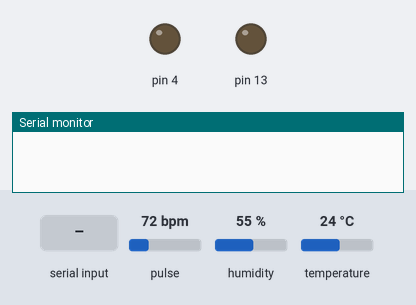
Simulated run of this sketch. Board: Arduino Uno, built with avr-gcc and run on an emulated ATmega328P. Parts: output pins drawn as LEDs (lit = HIGH), the last lines printed to the serial monitor. Dashed ring = blinking. Inputs (shaded band) come from the test bench; at power-on: pulse 72 bpm, humidity 55 %, temperature 24 °C.

Above: at 1.2 s.
1.3 s: pulse set to 97 bpm
2.8 s: pulse set to 101 bpm
At 3.6 s:
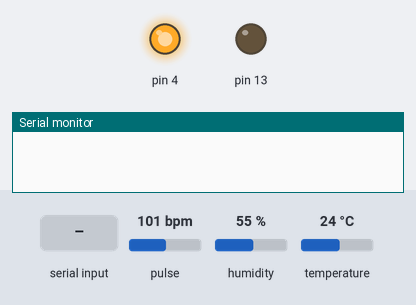
5.8 s: "s" received over Serial
8.8 s: pulse set to 42 bpm
10.4 s: pulse set to 100 bpm
At 11.2 s:
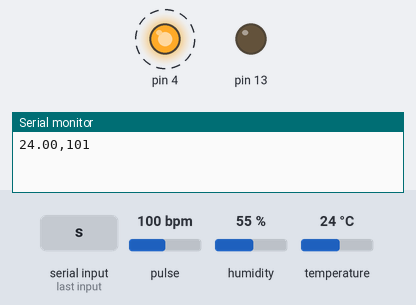
Timing chart, 0 to 14.4 s (numbered marks = the images above; inputs shaded):
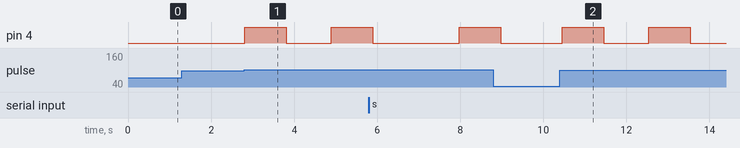

Measured:
- the behaviour switches between 99 and 100 bpm on pulse (found by bisection; images 0 and 1)
- after the input at 1.3 s, every drawn part: stays the same
- after the input at 2.8 s, pin 4: LOW → HIGH at once, → LOW 1.0 s later, → HIGH 1.1 s later
- after the input at 10.4 s, pin 4: alternates HIGH for 1.0 s and LOW for 1.1 s, starting after 0.06 s

The sketch:

POT_WORKING_2.ino
```cpp
// Temperature sensor
#include <Adafruit_AHTX0.h>

Adafruit_AHTX0 aht;


// Pulse sensor
#define USE_ARDUINO_INTERRUPTS true    // Set-up low-level interrupts for most acurate BPM math.
#include <PulseSensorPlayground.h>     // Includes the PulseSensorPlayground Library.

//  Variables
const int PulseWire = 0;       // PulseSensor PURPLE WIRE connected to ANALOG PIN 0
const int LED13 = 13;          // The on-board Arduino LED, close to PIN 13.
int Threshold = 550;           // Determine which Signal to "count as a beat" and which to ignore.
                               // Use the "Gettting Started Project" to fine-tune Threshold Value beyond default setting.
                               // Otherwise leave the default "550" value.

PulseSensorPlayground pulseSensor;


// General
double sum_temp = 0;
double sum_bpm = 0;
unsigned long initTime;


char userInput;


void setup() {
  // Vibration motor
  pinMode(4, OUTPUT);


  // General
  initTime = millis();

  // Temperature sensor
  Serial.begin(115200);
  //Serial.println("Adafruit AHT10/AHT20 demo!");

  if (! aht.begin()) {
    Serial.println("AHT20 NOT WORKING!");
    while (1) delay(10);
  }

  // Pulse sensor
  // Serial.begin(9600);          // For Serial Monitor

  // Configure the PulseSensor object, by assigning our variables to it.
  pulseSensor.analogInput(PulseWire);
  pulseSensor.blinkOnPulse(LED13);       //auto-magically blink Arduino's LED with heartbeat.
  pulseSensor.setThreshold(Threshold);

  // Double-check the "pulseSensor" object was created and "began" seeing a signal.
   if (pulseSensor.begin()) {
    //Serial.println("We created a pulseSensor Object !");  //This prints one time at Arduino power-up,  or on Arduino reset.
  }
}


void loop() {
  // Temperature sensor
  sensors_event_t humidity, temp;
  aht.getEvent(&humidity, &temp);// populate temp and humidity objects with fresh data


  //Serial.print("Temperature: "); Serial.print(temp.temperature); Serial.println(" degrees C");
  //Serial.print("Humidity: "); Serial.print(humidity.relative_humidity); Serial.println("% rH");

  // Pulse sensor
  int myBPM = pulseSensor.getBeatsPerMinute();  // Calls function on our pulseSensor object that returns BPM as an "int".
                                               // "myBPM" hold this BPM value now.

  //if (pulseSensor.sawStartOfBeat()) {            // Constantly test to see if "a beat happened".
    //Serial.println("♥  A HeartBeat Happened ! "); // If test is "true", print a message "a heartbeat happened".

  /*
  Serial.print("BPM: ");                        // Print phrase "BPM: "
  Serial.println(myBPM);                        // Print the value inside of myBPM.
  //}
  */

  if (Serial.available() > 0) {
    userInput = Serial.read();
      if (userInput == 's') {
        Serial.print(temp.temperature);
        Serial.print(",");
        Serial.println(myBPM);
        delay(1000);
      }
  }


  if (myBPM >= 100) {
    digitalWrite(4, HIGH);
    delay(1000);
    digitalWrite(4, LOW);
    delay(1000);
  }

  if (temp.temperature >= 38) {
    digitalWrite(4, HIGH);
    delay(1000);
    digitalWrite(4, LOW);
    delay(1000);
  }

}
```
